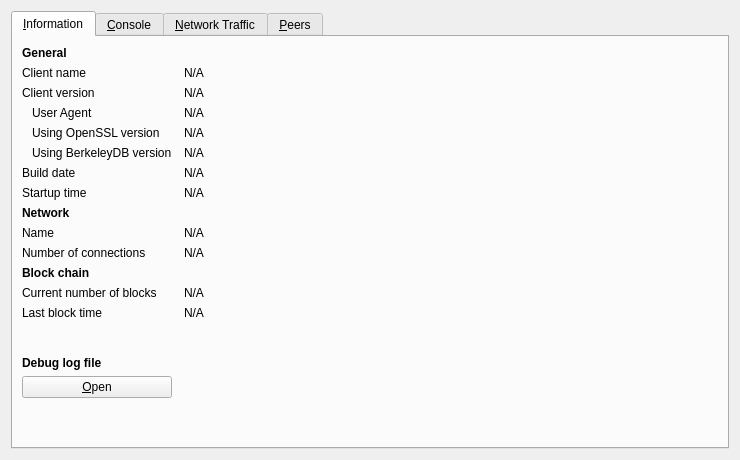
<?xml version="1.0" encoding="UTF-8"?>
<ui version="4.0">
 <class>RPCConsole</class>
 <widget class="QWidget" name="RPCConsole">
  <property name="geometry">
   <rect>
    <x>0</x>
    <y>0</y>
    <width>740</width>
    <height>450</height>
   </rect>
  </property>
  <property name="windowTitle">
   <string>Debug window</string>
  </property>
  <layout class="QVBoxLayout" name="verticalLayout_2">
   <item>
    <widget class="QTabWidget" name="tabWidget">
     <property name="currentIndex">
      <number>0</number>
     </property>
     <widget class="QWidget" name="tab_info">
      <attribute name="title">
       <string>&amp;Information</string>
      </attribute>
      <layout class="QGridLayout" name="gridLayout" columnstretch="0,1">
       <property name="horizontalSpacing">
        <number>12</number>
       </property>
       <item row="0" column="0">
        <widget class="QLabel" name="label_9">
         <property name="font">
          <font>
           <weight>75</weight>
           <bold>true</bold>
          </font>
         </property>
         <property name="text">
          <string>General</string>
         </property>
        </widget>
       </item>
       <item row="1" column="0">
        <widget class="QLabel" name="label_5">
         <property name="text">
          <string>Client name</string>
         </property>
        </widget>
       </item>
       <item row="1" column="1">
        <widget class="QLabel" name="clientName">
         <property name="cursor">
          <cursorShape>IBeamCursor</cursorShape>
         </property>
         <property name="text">
          <string>N/A</string>
         </property>
         <property name="textFormat">
          <enum>Qt::PlainText</enum>
         </property>
         <property name="textInteractionFlags">
          <set>Qt::LinksAccessibleByMouse|Qt::TextSelectableByKeyboard|Qt::TextSelectableByMouse</set>
         </property>
        </widget>
       </item>
       <item row="2" column="0">
        <widget class="QLabel" name="label_6">
         <property name="text">
          <string>Client version</string>
         </property>
        </widget>
       </item>
       <item row="2" column="1">
        <widget class="QLabel" name="clientVersion">
         <property name="cursor">
          <cursorShape>IBeamCursor</cursorShape>
         </property>
         <property name="text">
          <string>N/A</string>
         </property>
         <property name="textFormat">
          <enum>Qt::PlainText</enum>
         </property>
         <property name="textInteractionFlags">
          <set>Qt::LinksAccessibleByMouse|Qt::TextSelectableByKeyboard|Qt::TextSelectableByMouse</set>
         </property>
        </widget>
       </item>
       <item row="3" column="0">
        <widget class="QLabel" name="labelClientUserAgent">
         <property name="text">
          <string>User Agent</string>
         </property>
         <property name="indent">
          <number>10</number>
         </property>
        </widget>
       </item>
       <item row="3" column="1">
        <widget class="QLabel" name="clientUserAgent">
         <property name="cursor">
          <cursorShape>IBeamCursor</cursorShape>
         </property>
         <property name="text">
          <string>N/A</string>
         </property>
         <property name="textFormat">
          <enum>Qt::PlainText</enum>
         </property>
         <property name="textInteractionFlags">
          <set>Qt::LinksAccessibleByMouse|Qt::TextSelectableByKeyboard|Qt::TextSelectableByMouse</set>
         </property>
        </widget>
       </item>
       <item row="4" column="0">
        <widget class="QLabel" name="label_14">
         <property name="text">
          <string>Using OpenSSL version</string>
         </property>
         <property name="indent">
          <number>10</number>
         </property>
        </widget>
       </item>
       <item row="4" column="1">
        <widget class="QLabel" name="openSSLVersion">
         <property name="cursor">
          <cursorShape>IBeamCursor</cursorShape>
         </property>
         <property name="text">
          <string>N/A</string>
         </property>
         <property name="textFormat">
          <enum>Qt::PlainText</enum>
         </property>
         <property name="textInteractionFlags">
          <set>Qt::LinksAccessibleByMouse|Qt::TextSelectableByKeyboard|Qt::TextSelectableByMouse</set>
         </property>
        </widget>
       </item>
       <item row="5" column="0">
        <widget class="QLabel" name="label_berkeleyDBVersion">
         <property name="text">
          <string>Using BerkeleyDB version</string>
         </property>
         <property name="indent">
          <number>10</number>
         </property>
        </widget>
       </item>
       <item row="5" column="1">
        <widget class="QLabel" name="berkeleyDBVersion">
         <property name="cursor">
          <cursorShape>IBeamCursor</cursorShape>
         </property>
         <property name="text">
          <string>N/A</string>
         </property>
         <property name="textFormat">
          <enum>Qt::PlainText</enum>
         </property>
         <property name="textInteractionFlags">
          <set>Qt::LinksAccessibleByMouse|Qt::TextSelectableByKeyboard|Qt::TextSelectableByMouse</set>
         </property>
        </widget>
       </item>
       <item row="6" column="0">
        <widget class="QLabel" name="label_12">
         <property name="text">
          <string>Build date</string>
         </property>
        </widget>
       </item>
       <item row="6" column="1">
        <widget class="QLabel" name="buildDate">
         <property name="cursor">
          <cursorShape>IBeamCursor</cursorShape>
         </property>
         <property name="text">
          <string>N/A</string>
         </property>
         <property name="textFormat">
          <enum>Qt::PlainText</enum>
         </property>
         <property name="textInteractionFlags">
          <set>Qt::LinksAccessibleByMouse|Qt::TextSelectableByKeyboard|Qt::TextSelectableByMouse</set>
         </property>
        </widget>
       </item>
       <item row="7" column="0">
        <widget class="QLabel" name="label_13">
         <property name="text">
          <string>Startup time</string>
         </property>
        </widget>
       </item>
       <item row="7" column="1">
        <widget class="QLabel" name="startupTime">
         <property name="cursor">
          <cursorShape>IBeamCursor</cursorShape>
         </property>
         <property name="text">
          <string>N/A</string>
         </property>
         <property name="textFormat">
          <enum>Qt::PlainText</enum>
         </property>
         <property name="textInteractionFlags">
          <set>Qt::LinksAccessibleByMouse|Qt::TextSelectableByKeyboard|Qt::TextSelectableByMouse</set>
         </property>
        </widget>
       </item>
       <item row="8" column="0">
        <widget class="QLabel" name="label_11">
         <property name="font">
          <font>
           <weight>75</weight>
           <bold>true</bold>
          </font>
         </property>
         <property name="text">
          <string>Network</string>
         </property>
        </widget>
       </item>
       <item row="9" column="0">
        <widget class="QLabel" name="label_8">
         <property name="text">
          <string>Name</string>
         </property>
        </widget>
       </item>
       <item row="9" column="1">
        <widget class="QLabel" name="networkName">
         <property name="cursor">
          <cursorShape>IBeamCursor</cursorShape>
         </property>
         <property name="text">
          <string>N/A</string>
         </property>
         <property name="textFormat">
          <enum>Qt::PlainText</enum>
         </property>
         <property name="textInteractionFlags">
          <set>Qt::LinksAccessibleByMouse|Qt::TextSelectableByKeyboard|Qt::TextSelectableByMouse</set>
         </property>
        </widget>
       </item>
       <item row="10" column="0">
        <widget class="QLabel" name="label_7">
         <property name="text">
          <string>Number of connections</string>
         </property>
        </widget>
       </item>
       <item row="10" column="1">
        <widget class="QLabel" name="numberOfConnections">
         <property name="cursor">
          <cursorShape>IBeamCursor</cursorShape>
         </property>
         <property name="text">
          <string>N/A</string>
         </property>
         <property name="textFormat">
          <enum>Qt::PlainText</enum>
         </property>
         <property name="textInteractionFlags">
          <set>Qt::LinksAccessibleByMouse|Qt::TextSelectableByKeyboard|Qt::TextSelectableByMouse</set>
         </property>
        </widget>
       </item>
       <item row="11" column="0">
        <widget class="QLabel" name="label_10">
         <property name="font">
          <font>
           <weight>75</weight>
           <bold>true</bold>
          </font>
         </property>
         <property name="text">
          <string>Block chain</string>
         </property>
        </widget>
       </item>
       <item row="12" column="0">
        <widget class="QLabel" name="label_3">
         <property name="text">
          <string>Current number of blocks</string>
         </property>
        </widget>
       </item>
       <item row="12" column="1">
        <widget class="QLabel" name="numberOfBlocks">
         <property name="cursor">
          <cursorShape>IBeamCursor</cursorShape>
         </property>
         <property name="text">
          <string>N/A</string>
         </property>
         <property name="textFormat">
          <enum>Qt::PlainText</enum>
         </property>
         <property name="textInteractionFlags">
          <set>Qt::LinksAccessibleByMouse|Qt::TextSelectableByKeyboard|Qt::TextSelectableByMouse</set>
         </property>
        </widget>
       </item>
       <item row="13" column="0">
        <widget class="QLabel" name="label_2">
         <property name="text">
          <string>Last block time</string>
         </property>
        </widget>
       </item>
       <item row="13" column="1">
        <widget class="QLabel" name="lastBlockTime">
         <property name="cursor">
          <cursorShape>IBeamCursor</cursorShape>
         </property>
         <property name="text">
          <string>N/A</string>
         </property>
         <property name="textFormat">
          <enum>Qt::PlainText</enum>
         </property>
         <property name="textInteractionFlags">
          <set>Qt::LinksAccessibleByMouse|Qt::TextSelectableByKeyboard|Qt::TextSelectableByMouse</set>
         </property>
        </widget>
       </item>
       <item row="14" column="0">
        <spacer name="verticalSpacer_2">
         <property name="orientation">
          <enum>Qt::Vertical</enum>
         </property>
         <property name="sizeHint" stdset="0">
          <size>
           <width>20</width>
           <height>20</height>
          </size>
         </property>
        </spacer>
       </item>
       <item row="15" column="0">
        <widget class="QLabel" name="labelDebugLogfile">
         <property name="font">
          <font>
           <weight>75</weight>
           <bold>true</bold>
          </font>
         </property>
         <property name="text">
          <string>Debug log file</string>
         </property>
        </widget>
       </item>
       <item row="16" column="0">
        <widget class="QPushButton" name="openDebugLogfileButton">
         <property name="toolTip">
          <string>Open the Beardcoin Core debug log file from the current data directory. This can take a few seconds for large log files.</string>
         </property>
         <property name="text">
          <string>&amp;Open</string>
         </property>
         <property name="autoDefault">
          <bool>false</bool>
         </property>
        </widget>
       </item>
       <item row="17" column="0">
        <spacer name="verticalSpacer">
         <property name="orientation">
          <enum>Qt::Vertical</enum>
         </property>
         <property name="sizeHint" stdset="0">
          <size>
           <width>20</width>
           <height>40</height>
          </size>
         </property>
        </spacer>
       </item>
      </layout>
     </widget>
     <widget class="QWidget" name="tab_console">
      <attribute name="title">
       <string>&amp;Console</string>
      </attribute>
      <layout class="QVBoxLayout" name="verticalLayout_3">
       <property name="spacing">
        <number>3</number>
       </property>
       <item>
        <widget class="QTextEdit" name="messagesWidget">
         <property name="minimumSize">
          <size>
           <width>0</width>
           <height>100</height>
          </size>
         </property>
         <property name="readOnly">
          <bool>true</bool>
         </property>
         <property name="tabKeyNavigation" stdset="0">
          <bool>false</bool>
         </property>
         <property name="columnCount" stdset="0">
          <number>2</number>
         </property>
        </widget>
       </item>
       <item>
        <layout class="QHBoxLayout" name="horizontalLayout">
         <property name="spacing">
          <number>3</number>
         </property>
         <item>
          <widget class="QLabel" name="label">
           <property name="text">
            <string notr="true">&gt;</string>
           </property>
          </widget>
         </item>
         <item>
          <widget class="QLineEdit" name="lineEdit"/>
         </item>
         <item>
          <widget class="QPushButton" name="clearButton">
           <property name="maximumSize">
            <size>
             <width>24</width>
             <height>24</height>
            </size>
           </property>
           <property name="toolTip">
            <string>Clear console</string>
           </property>
           <property name="text">
            <string/>
           </property>
           <property name="icon">
            <iconset resource="../beardcoin.qrc">
             <normaloff>:/icons/remove</normaloff>:/icons/remove</iconset>
           </property>
           <property name="shortcut">
            <string notr="true">Ctrl+L</string>
           </property>
           <property name="autoDefault">
            <bool>false</bool>
           </property>
          </widget>
         </item>
        </layout>
       </item>
      </layout>
     </widget>
     <widget class="QWidget" name="tab_nettraffic">
      <attribute name="title">
       <string>&amp;Network Traffic</string>
      </attribute>
      <layout class="QHBoxLayout" name="horizontalLayout_3">
       <item>
        <layout class="QVBoxLayout" name="verticalLayout_4">
         <item>
          <widget class="TrafficGraphWidget" name="trafficGraph" native="true">
           <property name="sizePolicy">
            <sizepolicy hsizetype="Expanding" vsizetype="Expanding">
             <horstretch>0</horstretch>
             <verstretch>0</verstretch>
            </sizepolicy>
           </property>
          </widget>
         </item>
         <item>
          <layout class="QHBoxLayout" name="horizontalLayout_2">
           <item>
            <widget class="QSlider" name="sldGraphRange">
             <property name="minimum">
              <number>1</number>
             </property>
             <property name="maximum">
              <number>288</number>
             </property>
             <property name="pageStep">
              <number>12</number>
             </property>
             <property name="value">
              <number>6</number>
             </property>
             <property name="orientation">
              <enum>Qt::Horizontal</enum>
             </property>
            </widget>
           </item>
           <item>
            <widget class="QLabel" name="lblGraphRange">
             <property name="minimumSize">
              <size>
               <width>100</width>
               <height>0</height>
              </size>
             </property>
             <property name="alignment">
              <set>Qt::AlignCenter</set>
             </property>
            </widget>
           </item>
           <item>
            <widget class="QPushButton" name="btnClearTrafficGraph">
             <property name="text">
              <string>&amp;Clear</string>
             </property>
             <property name="autoDefault">
              <bool>false</bool>
             </property>
            </widget>
           </item>
          </layout>
         </item>
        </layout>
       </item>
       <item>
        <layout class="QVBoxLayout" name="verticalLayout">
         <item>
          <widget class="QGroupBox" name="groupBox">
           <property name="title">
            <string>Totals</string>
           </property>
           <layout class="QVBoxLayout" name="verticalLayout_5">
            <item>
             <layout class="QHBoxLayout" name="horizontalLayout_4">
              <item>
               <widget class="Line" name="line">
                <property name="sizePolicy">
                 <sizepolicy hsizetype="Fixed" vsizetype="Fixed">
                  <horstretch>0</horstretch>
                  <verstretch>0</verstretch>
                 </sizepolicy>
                </property>
                <property name="minimumSize">
                 <size>
                  <width>10</width>
                  <height>0</height>
                 </size>
                </property>
                <property name="palette">
                 <palette>
                  <active>
                   <colorrole role="Light">
                    <brush brushstyle="SolidPattern">
                     <color alpha="255">
                      <red>0</red>
                      <green>255</green>
                      <blue>0</blue>
                     </color>
                    </brush>
                   </colorrole>
                  </active>
                  <inactive>
                   <colorrole role="Light">
                    <brush brushstyle="SolidPattern">
                     <color alpha="255">
                      <red>0</red>
                      <green>255</green>
                      <blue>0</blue>
                     </color>
                    </brush>
                   </colorrole>
                  </inactive>
                  <disabled>
                   <colorrole role="Light">
                    <brush brushstyle="SolidPattern">
                     <color alpha="255">
                      <red>0</red>
                      <green>255</green>
                      <blue>0</blue>
                     </color>
                    </brush>
                   </colorrole>
                  </disabled>
                 </palette>
                </property>
                <property name="orientation">
                 <enum>Qt::Horizontal</enum>
                </property>
               </widget>
              </item>
              <item>
               <widget class="QLabel" name="label_16">
                <property name="text">
                 <string>Received</string>
                </property>
               </widget>
              </item>
              <item>
               <widget class="QLabel" name="lblBytesIn">
                <property name="minimumSize">
                 <size>
                  <width>50</width>
                  <height>0</height>
                 </size>
                </property>
                <property name="alignment">
                 <set>Qt::AlignRight|Qt::AlignTrailing|Qt::AlignVCenter</set>
                </property>
               </widget>
              </item>
             </layout>
            </item>
            <item>
             <layout class="QHBoxLayout" name="horizontalLayout_5">
              <item>
               <widget class="Line" name="line_2">
                <property name="sizePolicy">
                 <sizepolicy hsizetype="Fixed" vsizetype="Fixed">
                  <horstretch>0</horstretch>
                  <verstretch>0</verstretch>
                 </sizepolicy>
                </property>
                <property name="minimumSize">
                 <size>
                  <width>10</width>
                  <height>0</height>
                 </size>
                </property>
                <property name="palette">
                 <palette>
                  <active>
                   <colorrole role="Light">
                    <brush brushstyle="SolidPattern">
                     <color alpha="255">
                      <red>255</red>
                      <green>0</green>
                      <blue>0</blue>
                     </color>
                    </brush>
                   </colorrole>
                  </active>
                  <inactive>
                   <colorrole role="Light">
                    <brush brushstyle="SolidPattern">
                     <color alpha="255">
                      <red>255</red>
                      <green>0</green>
                      <blue>0</blue>
                     </color>
                    </brush>
                   </colorrole>
                  </inactive>
                  <disabled>
                   <colorrole role="Light">
                    <brush brushstyle="SolidPattern">
                     <color alpha="255">
                      <red>255</red>
                      <green>0</green>
                      <blue>0</blue>
                     </color>
                    </brush>
                   </colorrole>
                  </disabled>
                 </palette>
                </property>
                <property name="orientation">
                 <enum>Qt::Horizontal</enum>
                </property>
               </widget>
              </item>
              <item>
               <widget class="QLabel" name="label_17">
                <property name="text">
                 <string>Sent</string>
                </property>
               </widget>
              </item>
              <item>
               <widget class="QLabel" name="lblBytesOut">
                <property name="minimumSize">
                 <size>
                  <width>50</width>
                  <height>0</height>
                 </size>
                </property>
                <property name="alignment">
                 <set>Qt::AlignRight|Qt::AlignTrailing|Qt::AlignVCenter</set>
                </property>
               </widget>
              </item>
             </layout>
            </item>
            <item>
             <spacer name="verticalSpacer_4">
              <property name="orientation">
               <enum>Qt::Vertical</enum>
              </property>
              <property name="sizeHint" stdset="0">
               <size>
                <width>20</width>
                <height>407</height>
               </size>
              </property>
             </spacer>
            </item>
           </layout>
          </widget>
         </item>
        </layout>
       </item>
      </layout>
     </widget>
     <widget class="QWidget" name="tab_peers">
      <attribute name="title">
       <string>&amp;Peers</string>
      </attribute>
      <layout class="QGridLayout" name="gridLayout_2">
       <item row="0" column="0" rowspan="2">
        <layout class="QVBoxLayout" name="verticalLayout_101">
         <property name="spacing">
          <number>0</number>
         </property>
         <item>
          <widget class="QTableView" name="peerWidget">
           <property name="horizontalScrollBarPolicy">
            <enum>Qt::ScrollBarAsNeeded</enum>
           </property>
           <property name="sortingEnabled">
            <bool>true</bool>
           </property>
           <attribute name="horizontalHeaderHighlightSections">
            <bool>false</bool>
           </attribute>
          </widget>
         </item>
         <item>
          <widget class="QLabel" name="banHeading">
           <property name="sizePolicy">
            <sizepolicy hsizetype="Preferred" vsizetype="Minimum">
             <horstretch>0</horstretch>
             <verstretch>0</verstretch>
            </sizepolicy>
           </property>
           <property name="minimumSize">
            <size>
             <width>300</width>
             <height>32</height>
            </size>
           </property>
           <property name="maximumSize">
            <size>
             <width>16777215</width>
             <height>32</height>
            </size>
           </property>
           <property name="font">
            <font>
             <pointsize>12</pointsize>
            </font>
           </property>
           <property name="cursor">
            <cursorShape>IBeamCursor</cursorShape>
           </property>
           <property name="text">
            <string>Banned peers</string>
           </property>
           <property name="alignment">
            <set>Qt::AlignBottom|Qt::AlignLeading|Qt::AlignLeft</set>
           </property>
           <property name="wordWrap">
            <bool>true</bool>
           </property>
           <property name="textInteractionFlags">
            <set>Qt::NoTextInteraction</set>
           </property>
          </widget>
         </item>
         <item>
          <widget class="QTableView" name="banlistWidget">
           <property name="sizePolicy">
            <sizepolicy hsizetype="Expanding" vsizetype="Expanding">
             <horstretch>0</horstretch>
             <verstretch>0</verstretch>
            </sizepolicy>
           </property>
           <property name="horizontalScrollBarPolicy">
            <enum>Qt::ScrollBarAsNeeded</enum>
           </property>
           <property name="sortingEnabled">
            <bool>true</bool>
           </property>
           <attribute name="horizontalHeaderHighlightSections">
            <bool>false</bool>
           </attribute>
          </widget>
         </item>
        </layout>
       </item>
       <item row="0" column="1">
        <widget class="QLabel" name="peerHeading">
         <property name="sizePolicy">
          <sizepolicy hsizetype="Preferred" vsizetype="Minimum">
           <horstretch>0</horstretch>
           <verstretch>0</verstretch>
          </sizepolicy>
         </property>
         <property name="minimumSize">
          <size>
           <width>300</width>
           <height>32</height>
          </size>
         </property>
         <property name="font">
          <font>
           <pointsize>10</pointsize>
          </font>
         </property>
         <property name="cursor">
          <cursorShape>IBeamCursor</cursorShape>
         </property>
         <property name="text">
          <string>Select a peer to view detailed information.</string>
         </property>
         <property name="alignment">
          <set>Qt::AlignHCenter|Qt::AlignTop</set>
         </property>
         <property name="wordWrap">
          <bool>true</bool>
         </property>
         <property name="textInteractionFlags">
          <set>Qt::LinksAccessibleByMouse|Qt::TextSelectableByKeyboard|Qt::TextSelectableByMouse</set>
         </property>
        </widget>
       </item>
       <item row="1" column="1">
        <widget class="QWidget" name="detailWidget" native="true">
         <property name="minimumSize">
          <size>
           <width>300</width>
           <height>0</height>
          </size>
         </property>
         <layout class="QGridLayout" name="gridLayout_3">
          <item row="0" column="0">
           <widget class="QLabel" name="label_30">
            <property name="text">
             <string>Whitelisted</string>
            </property>
           </widget>
          </item>
          <item row="0" column="2">
           <widget class="QLabel" name="peerWhitelisted">
            <property name="cursor">
             <cursorShape>IBeamCursor</cursorShape>
            </property>
            <property name="text">
             <string>N/A</string>
            </property>
            <property name="textFormat">
             <enum>Qt::PlainText</enum>
            </property>
            <property name="textInteractionFlags">
             <set>Qt::LinksAccessibleByMouse|Qt::TextSelectableByKeyboard|Qt::TextSelectableByMouse</set>
            </property>
           </widget>
          </item>
          <item row="1" column="0">
           <widget class="QLabel" name="label_23">
            <property name="text">
             <string>Direction</string>
            </property>
           </widget>
          </item>
          <item row="1" column="2">
           <widget class="QLabel" name="peerDirection">
            <property name="cursor">
             <cursorShape>IBeamCursor</cursorShape>
            </property>
            <property name="text">
             <string>N/A</string>
            </property>
            <property name="textFormat">
             <enum>Qt::PlainText</enum>
            </property>
            <property name="textInteractionFlags">
             <set>Qt::LinksAccessibleByMouse|Qt::TextSelectableByKeyboard|Qt::TextSelectableByMouse</set>
            </property>
           </widget>
          </item>
          <item row="2" column="0">
           <widget class="QLabel" name="label_21">
            <property name="text">
             <string>Version</string>
            </property>
           </widget>
          </item>
          <item row="2" column="2">
           <widget class="QLabel" name="peerVersion">
            <property name="cursor">
             <cursorShape>IBeamCursor</cursorShape>
            </property>
            <property name="text">
             <string>N/A</string>
            </property>
            <property name="textFormat">
             <enum>Qt::PlainText</enum>
            </property>
            <property name="textInteractionFlags">
             <set>Qt::LinksAccessibleByMouse|Qt::TextSelectableByKeyboard|Qt::TextSelectableByMouse</set>
            </property>
           </widget>
          </item>
          <item row="3" column="0">
           <widget class="QLabel" name="label_28">
            <property name="text">
             <string>User Agent</string>
            </property>
           </widget>
          </item>
          <item row="3" column="2">
           <widget class="QLabel" name="peerSubversion">
            <property name="cursor">
             <cursorShape>IBeamCursor</cursorShape>
            </property>
            <property name="text">
             <string>N/A</string>
            </property>
            <property name="textFormat">
             <enum>Qt::PlainText</enum>
            </property>
            <property name="textInteractionFlags">
             <set>Qt::LinksAccessibleByMouse|Qt::TextSelectableByKeyboard|Qt::TextSelectableByMouse</set>
            </property>
           </widget>
          </item>
          <item row="4" column="0">
           <widget class="QLabel" name="label_4">
            <property name="text">
             <string>Services</string>
            </property>
           </widget>
          </item>
          <item row="4" column="2">
           <widget class="QLabel" name="peerServices">
            <property name="cursor">
             <cursorShape>IBeamCursor</cursorShape>
            </property>
            <property name="text">
             <string>N/A</string>
            </property>
            <property name="textFormat">
             <enum>Qt::PlainText</enum>
            </property>
            <property name="textInteractionFlags">
             <set>Qt::LinksAccessibleByMouse|Qt::TextSelectableByKeyboard|Qt::TextSelectableByMouse</set>
            </property>
           </widget>
          </item>
          <item row="5" column="0">
           <widget class="QLabel" name="label_29">
            <property name="text">
             <string>Starting Block</string>
            </property>
           </widget>
          </item>
          <item row="5" column="2">
           <widget class="QLabel" name="peerHeight">
            <property name="cursor">
             <cursorShape>IBeamCursor</cursorShape>
            </property>
            <property name="text">
             <string>N/A</string>
            </property>
            <property name="textFormat">
             <enum>Qt::PlainText</enum>
            </property>
            <property name="textInteractionFlags">
             <set>Qt::LinksAccessibleByMouse|Qt::TextSelectableByKeyboard|Qt::TextSelectableByMouse</set>
            </property>
           </widget>
          </item>
          <item row="6" column="0">
           <widget class="QLabel" name="label_27">
            <property name="text">
             <string>Synced Headers</string>
            </property>
           </widget>
          </item>
          <item row="6" column="2">
           <widget class="QLabel" name="peerSyncHeight">
            <property name="cursor">
             <cursorShape>IBeamCursor</cursorShape>
            </property>
            <property name="text">
             <string>N/A</string>
            </property>
            <property name="textFormat">
             <enum>Qt::PlainText</enum>
            </property>
            <property name="textInteractionFlags">
             <set>Qt::LinksAccessibleByMouse|Qt::TextSelectableByKeyboard|Qt::TextSelectableByMouse</set>
            </property>
           </widget>
          </item>
          <item row="7" column="0">
           <widget class="QLabel" name="label_25">
            <property name="text">
             <string>Synced Blocks</string>
            </property>
           </widget>
          </item>
          <item row="7" column="2">
           <widget class="QLabel" name="peerCommonHeight">
            <property name="cursor">
             <cursorShape>IBeamCursor</cursorShape>
            </property>
            <property name="text">
             <string>N/A</string>
            </property>
            <property name="textFormat">
             <enum>Qt::PlainText</enum>
            </property>
            <property name="textInteractionFlags">
             <set>Qt::LinksAccessibleByMouse|Qt::TextSelectableByKeyboard|Qt::TextSelectableByMouse</set>
            </property>
           </widget>
          </item>
          <item row="8" column="0">
           <widget class="QLabel" name="label_24">
            <property name="text">
             <string>Ban Score</string>
            </property>
           </widget>
          </item>
          <item row="8" column="2">
           <widget class="QLabel" name="peerBanScore">
            <property name="cursor">
             <cursorShape>IBeamCursor</cursorShape>
            </property>
            <property name="text">
             <string>N/A</string>
            </property>
            <property name="textFormat">
             <enum>Qt::PlainText</enum>
            </property>
            <property name="textInteractionFlags">
             <set>Qt::LinksAccessibleByMouse|Qt::TextSelectableByKeyboard|Qt::TextSelectableByMouse</set>
            </property>
           </widget>
          </item>
          <item row="9" column="0">
           <widget class="QLabel" name="label_22">
            <property name="text">
             <string>Connection Time</string>
            </property>
           </widget>
          </item>
          <item row="9" column="2">
           <widget class="QLabel" name="peerConnTime">
            <property name="cursor">
             <cursorShape>IBeamCursor</cursorShape>
            </property>
            <property name="text">
             <string>N/A</string>
            </property>
            <property name="textFormat">
             <enum>Qt::PlainText</enum>
            </property>
            <property name="textInteractionFlags">
             <set>Qt::LinksAccessibleByMouse|Qt::TextSelectableByKeyboard|Qt::TextSelectableByMouse</set>
            </property>
           </widget>
          </item>
          <item row="10" column="0">
           <widget class="QLabel" name="label_15">
            <property name="text">
             <string>Last Send</string>
            </property>
           </widget>
          </item>
          <item row="10" column="2">
           <widget class="QLabel" name="peerLastSend">
            <property name="cursor">
             <cursorShape>IBeamCursor</cursorShape>
            </property>
            <property name="text">
             <string>N/A</string>
            </property>
            <property name="textFormat">
             <enum>Qt::PlainText</enum>
            </property>
            <property name="textInteractionFlags">
             <set>Qt::LinksAccessibleByMouse|Qt::TextSelectableByKeyboard|Qt::TextSelectableByMouse</set>
            </property>
           </widget>
          </item>
          <item row="11" column="0">
           <widget class="QLabel" name="label_19">
            <property name="text">
             <string>Last Receive</string>
            </property>
           </widget>
          </item>
          <item row="11" column="2">
           <widget class="QLabel" name="peerLastRecv">
            <property name="cursor">
             <cursorShape>IBeamCursor</cursorShape>
            </property>
            <property name="text">
             <string>N/A</string>
            </property>
            <property name="textFormat">
             <enum>Qt::PlainText</enum>
            </property>
            <property name="textInteractionFlags">
             <set>Qt::LinksAccessibleByMouse|Qt::TextSelectableByKeyboard|Qt::TextSelectableByMouse</set>
            </property>
           </widget>
          </item>
          <item row="12" column="0">
           <widget class="QLabel" name="label_18">
            <property name="text">
             <string>Bytes Sent</string>
            </property>
           </widget>
          </item>
          <item row="12" column="2">
           <widget class="QLabel" name="peerBytesSent">
            <property name="cursor">
             <cursorShape>IBeamCursor</cursorShape>
            </property>
            <property name="text">
             <string>N/A</string>
            </property>
            <property name="textFormat">
             <enum>Qt::PlainText</enum>
            </property>
            <property name="textInteractionFlags">
             <set>Qt::LinksAccessibleByMouse|Qt::TextSelectableByKeyboard|Qt::TextSelectableByMouse</set>
            </property>
           </widget>
          </item>
          <item row="13" column="0">
           <widget class="QLabel" name="label_20">
            <property name="text">
             <string>Bytes Received</string>
            </property>
           </widget>
          </item>
          <item row="13" column="2">
           <widget class="QLabel" name="peerBytesRecv">
            <property name="cursor">
             <cursorShape>IBeamCursor</cursorShape>
            </property>
            <property name="text">
             <string>N/A</string>
            </property>
            <property name="textFormat">
             <enum>Qt::PlainText</enum>
            </property>
            <property name="textInteractionFlags">
             <set>Qt::LinksAccessibleByMouse|Qt::TextSelectableByKeyboard|Qt::TextSelectableByMouse</set>
            </property>
           </widget>
          </item>
          <item row="14" column="0">
           <widget class="QLabel" name="label_26">
            <property name="text">
             <string>Ping Time</string>
            </property>
           </widget>
          </item>
          <item row="14" column="2">
           <widget class="QLabel" name="peerPingTime">
            <property name="cursor">
             <cursorShape>IBeamCursor</cursorShape>
            </property>
            <property name="text">
             <string>N/A</string>
            </property>
            <property name="textFormat">
             <enum>Qt::PlainText</enum>
            </property>
            <property name="textInteractionFlags">
             <set>Qt::LinksAccessibleByMouse|Qt::TextSelectableByKeyboard|Qt::TextSelectableByMouse</set>
            </property>
           </widget>
          </item>
          <item row="15" column="0">
           <widget class="QLabel" name="peerPingWaitLabel">
            <property name="toolTip">
             <string>The duration of a currently outstanding ping.</string>
            </property>
            <property name="text">
             <string>Ping Wait</string>
            </property>
           </widget>
          </item>
          <item row="15" column="2">
           <widget class="QLabel" name="peerPingWait">
            <property name="cursor">
             <cursorShape>IBeamCursor</cursorShape>
            </property>
            <property name="text">
             <string>N/A</string>
            </property>
            <property name="textFormat">
             <enum>Qt::PlainText</enum>
            </property>
            <property name="textInteractionFlags">
             <set>Qt::LinksAccessibleByMouse|Qt::TextSelectableByKeyboard|Qt::TextSelectableByMouse</set>
            </property>
           </widget>
          </item>
          <item row="16" column="0">
           <widget class="QLabel" name="label_timeoffset">
            <property name="text">
             <string>Time Offset</string>
            </property>
           </widget>
          </item>
          <item row="16" column="2">
           <widget class="QLabel" name="timeoffset">
            <property name="cursor">
             <cursorShape>IBeamCursor</cursorShape>
            </property>
            <property name="text">
             <string>N/A</string>
            </property>
            <property name="textFormat">
             <enum>Qt::PlainText</enum>
            </property>
            <property name="textInteractionFlags">
             <set>Qt::LinksAccessibleByMouse|Qt::TextSelectableByKeyboard|Qt::TextSelectableByMouse</set>
            </property>
           </widget>
          </item>
          <item row="17" column="1">
           <spacer name="verticalSpacer_3">
            <property name="orientation">
             <enum>Qt::Vertical</enum>
            </property>
            <property name="sizeHint" stdset="0">
             <size>
              <width>20</width>
              <height>40</height>
             </size>
            </property>
           </spacer>
          </item>
         </layout>
        </widget>
       </item>
      </layout>
     </widget>
    </widget>
   </item>
  </layout>
 </widget>
 <customwidgets>
  <customwidget>
   <class>TrafficGraphWidget</class>
   <extends>QWidget</extends>
   <header>trafficgraphwidget.h</header>
   <container>1</container>
   <slots>
    <slot>clear()</slot>
   </slots>
  </customwidget>
 </customwidgets>
 <resources>
  <include location="../beardcoin.qrc"/>
 </resources>
 <connections/>
</ui>
